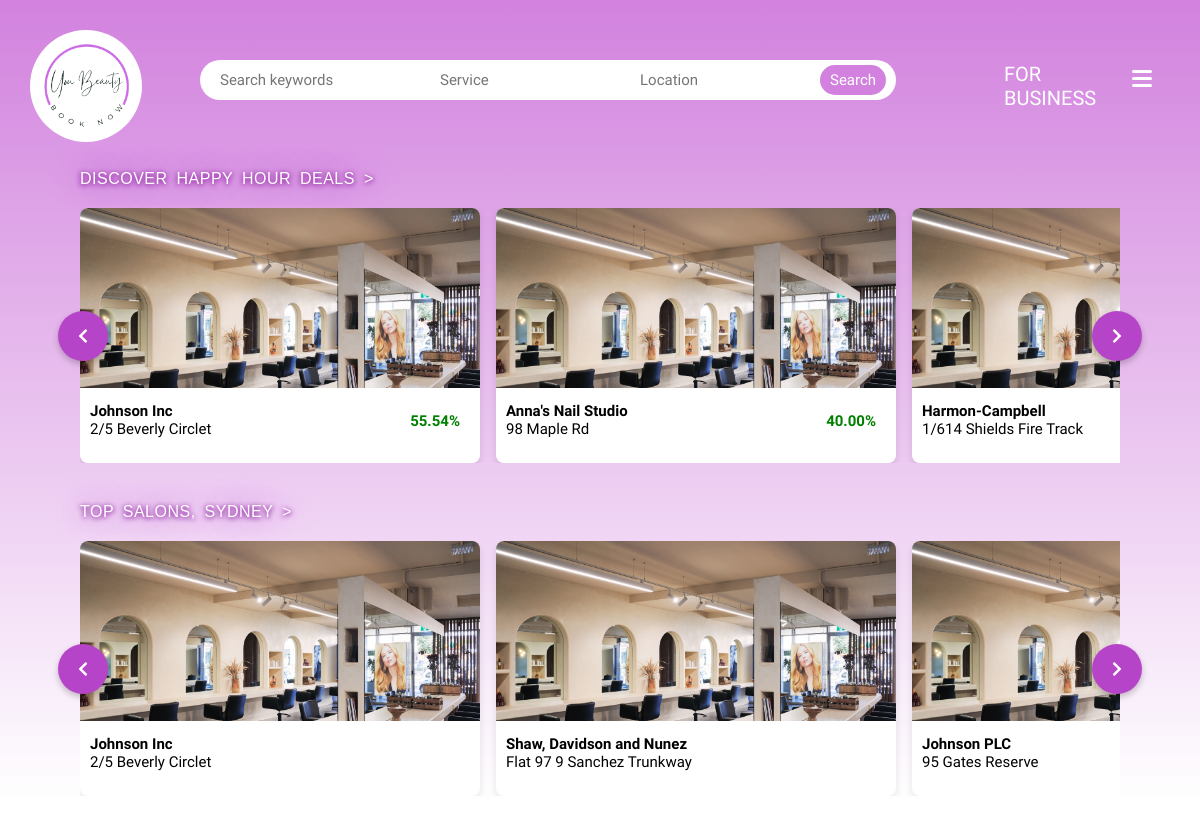
The app's page /, older data.
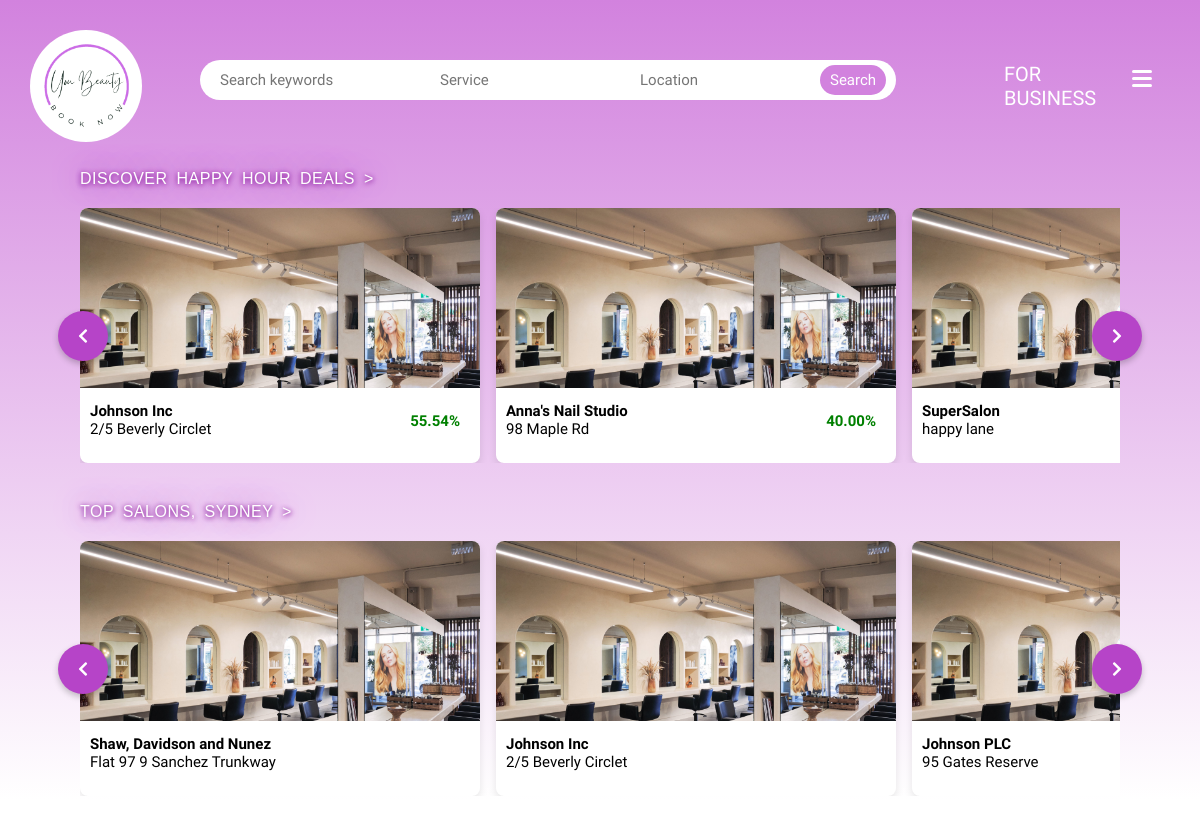
The same page, newer data.
### salons/models.py (models this page shows, shortened)
class SalonInfo(models.Model):
    salon_name = models.CharField(max_length=255)
    salon_address = models.OneToOneField(SalonAddress, on_delete=models.CASCADE)
    salon_photo = models.ImageField(upload_to='salon_photos/', blank=True, null=True)
    salon_openingtime = models.TimeField()
    salon_closingtime = models.TimeField()
    happyhour_times = models.CharField(max_length=255)
    happyhour_days = models.CharField(max_length=255)
    happyhour_discount = models.DecimalField(max_digits=5, decimal_places=2)

class SalonAddress(models.Model):
    address_line1 = models.CharField(max_length=255)
    address_line2 = models.CharField(max_length=255, blank=True, null=True)
    suburb = models.CharField(max_length=100, default="")
    state = models.CharField(max_length=100)
    postcode = models.CharField(max_length=10)
    country = models.CharField(max_length=100)

### customers/views.py (the view)
# urls.py: path('', views.HomeView, name="home"),
def HomeView(request):
    salon_info = SalonInfo.objects.all()
    services = Service.objects.all()
    happy_hour_salons = SalonInfo.objects.filter(happyhour_discount__isnull=False).order_by('-happyhour_discount')[:10]
    top_salons = SalonInfo.objects.annotate(booking_count=Count('salonservice__booking')).order_by('-booking_count')[:10]
    addresses = SalonAddress.objects.all()
    return render(request, 'homepage.html',
                  {'salon_info': salon_info, 'services': services, 'addresses': addresses,
                   'happy_hour_salons': happy_hour_salons, 'top_salons': top_salons})

### accounts/context_processors.py (called while the page is built, shortened)
def global_variable(request):
    is_authenticated_customer = False
    is_authenticated_salon_owner = False
    current_user = request.user
    print(f"{current_user} is authenticated salon_owner: {is_authenticated_salon_owner}")
    return {
        "is_authenticated_customer": is_authenticated_customer,
        "is_authenticated_salon_owner": is_authenticated_salon_owner,
    }

### templates/homepage.html (shortened to what this page needs)
<!DOCTYPE html>
{% extends "base.html" %}
{% load static %}
{% block content %}
<head>
    <link rel="stylesheet" type="text/css" href="{% static 'css\slider.css' %}">
    <link rel="stylesheet" href="https://cdnjs.cloudflare.com/ajax/libs/font-awesome/5.15.4/css/all.min.css">
</head>
<form class="search-form-btn" method=POST action="{% url 'search_results' %}">
    <div class="search-keywords">
        <input class="search-form" type="search" placeholder="Search keywords" aria-label="Search keywords" name="searched" value="{{ searched }}">
    </div>
    <div class="wrapper-service">
        <input class="service-form" type="search" placeholder="Service" aria-label="Service" name="service" value="{{ service }}">
    </div>
    <div class="wrapper-location">
        <input class="location-form" type="search" placeholder="Location" aria-label="Location" name="location" value="{{ location }}">
    </div>
    <button class="go-btn" type="submit">Search</button>
</form>
<div class="spacer"></div>
<div class="salon-wrapper">
    <p class="homepage-text-one">
        <a href="{% url 'happy_hour' %}">DISCOVER HAPPY HOUR DEALS   ></a>
    </p>
    <div class="card-wrapper happy-hour-wrapper">
        <i id="happy-hour-left" class="fas fa-chevron-left"></i>
        <ul class="slider happy-hour-slider">
            {% for salon in happy_hour_salons %}
            <a href="{% url 'salons:salon_page' salon.id %}">
                <div class="salon-card">
                    <img loading="lazy"
                         src="{% if salon.salon_photo %}{{ salon.salon_photo.url }}{% else %}{% static 'design/salon-image.jpg' %}{% endif %}"
                         class="salon-image">
                    <div class="salon-card-text">
                        <p class="salon-name-text">{{ salon.salon_name }}</p>
                        <p>{{ salon.salon_address.address_line1 }}</p>
                        <p class="happyhour-text">{{ salon.happyhour_discount }}%</p>
                    </div>
                </div>
            </a>
            {% endfor %}
        </ul>
        <i id="happy-hour-right" class="fas fa-chevron-right"></i>
    </div>
</div>
<div class="salon-wrapper">
    <p class="homepage-text-one">
        <a href="{% url 'top_salons' %}">TOP SALONS, SYDNEY   ></a>
    </p>
    <div class="card-wrapper top-salons-wrapper">
        <i id="top-salons-left" class="fas fa-chevron-left"></i>
        <ul class="slider top-salons-slider">
            {% for salon in top_salons %}
            <a href="{% url 'salons:salon_page' salon.id %}">
                <div class="salon-card">
                    <img loading="lazy"
                         src="{% if salon.salon_photo %}{{ salon.salon_photo.url }}{% else %}{% static 'design/salon-image.jpg' %}{% endif %}"
                         class="salon-image">
                    <div class="salon-card-text">
                        <p class="salon-name-text">{{ salon.salon_name }}</p>
                        <p>{{ salon.salon_address.address_line1 }}</p>
                    </div>
                </div>
            </a>
            {% endfor %}
        </ul>
        <i id="top-salons-right" class="fas fa-chevron-right"></i>
    </div>
</div>
{% endblock %}

Row changes from the older to the newer data that the page shows:
no longer on this page (row unchanged): SalonInfo: salon_name "Harmon-Campbell", salon_address.address_line1 "1/614 Shields Fire Track"
added SalonInfo: salon_name "SuperSalon", salon_address.address_line1 "happy lane"
shown differently, row unchanged: SalonInfo "Shaw, Davidson and Nunez": moves up the list
